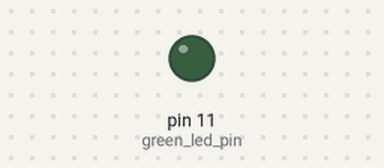
Simulated run of this sketch. Board: Arduino Uno, built with avr-gcc and run on an emulated ATmega328P. On the bench: output pins drawn as LEDs (lit = HIGH).

Above: at 0.05 s.
At 2.65 s:
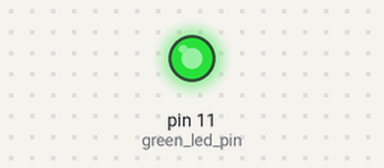
Timing chart, 0 to 6.7 s (numbered marks = the images above):
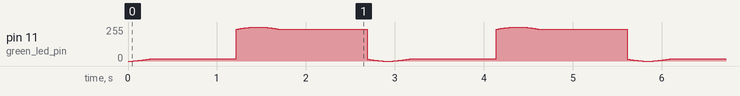

The sketch:

Pulsende_LED.ino
```cpp
const int green_led_pin = 11;

void setup() {
}

void cosine_pulse(int pin, float time_step, int pause) {
  for(float t = 0; t < 2*PI; t += time_step) {
    float value = (cos(t - PI)*0.5+0.5)*255;
    analogWrite(pin, value);
    delay(pause);
    }
  }

void loop() {
  cosine_pulse(green_led_pin, 0.0025, 1);
  }
```
